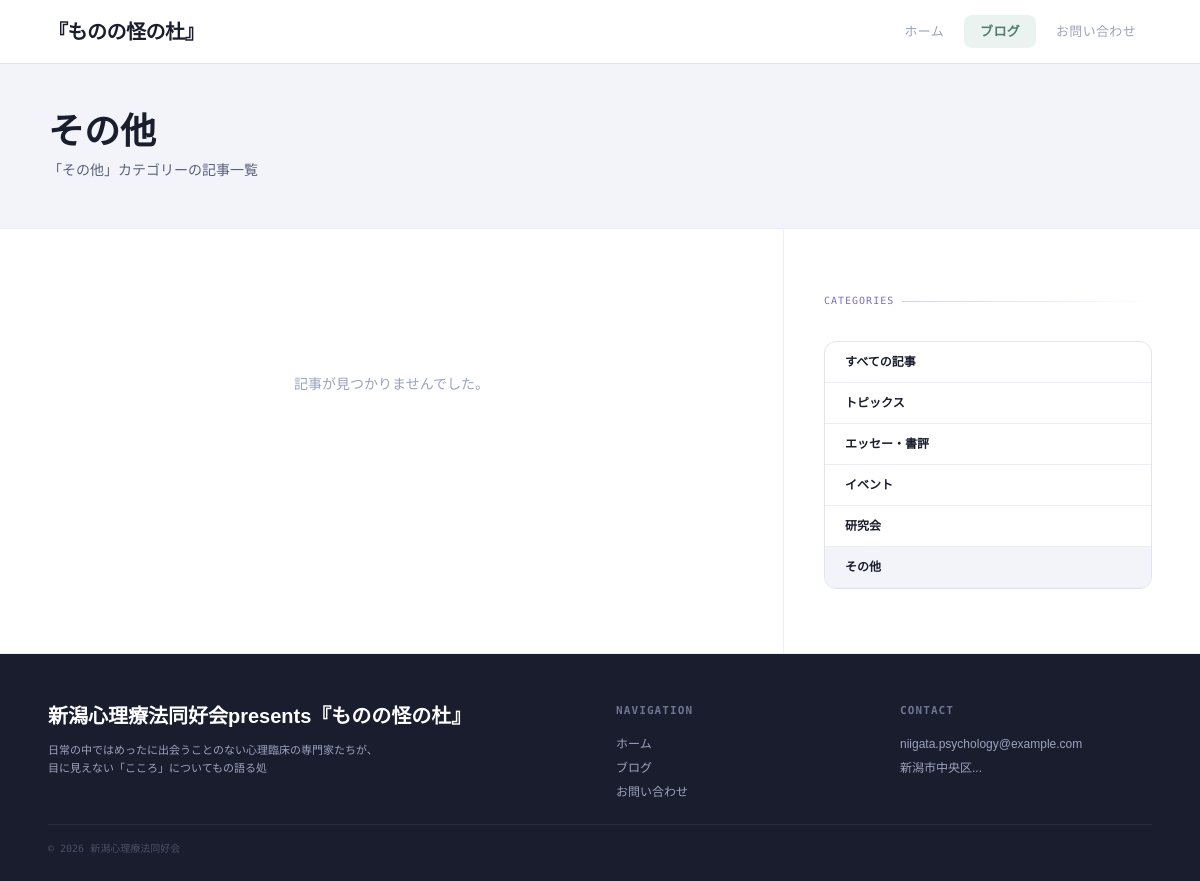
Page /blog?category=other on the committed database.
### app/models.py (models this page shows, shortened)
class Category(db.Model):
    __tablename__ = 'categories'
    id = db.Column(db.Integer, primary_key=True, autoincrement=True)
    name = db.Column(db.Text, nullable=False)
    slug = db.Column(db.Text, nullable=False, unique=True)
    created_at = db.Column(db.DateTime, default=datetime.utcnow)
    posts = db.relationship('Post', backref='category', lazy=True)

### app/blueprints/main/routes.py (the view)
@main_bp.route('/blog')
def blog_list():
    page = request.args.get('page', 1, type=int)
    category_slug = request.args.get('category')
    now_jst = _now_jst()
    query = Post.query.filter(Post.published_at <= now_jst)
    current_category = None
    if category_slug:
        current_category = Category.query.filter_by(slug=category_slug).first()
        if current_category:
            query = query.filter_by(category_id=current_category.id)
    pagination = query.order_by(Post.published_at.desc()).paginate(page=page, per_page=10, error_out=False)
    posts = pagination.items
    categories = Category.query.all()
    return render_template('main/blog_list.html',
                         title='ブログ記事一覧',
                         posts=posts,
                         pagination=pagination,
                         categories=categories,
                         current_category=current_category)

### app/blueprints/main/routes.py (called while the page is built)
def _now_jst():
    if ZoneInfo:
        return datetime.now(ZoneInfo('Asia/Tokyo')).replace(tzinfo=None)
    return datetime.utcnow() + timedelta(hours=9)

### app/blueprints/main/templates/main/blog_list.html (shortened to what this page needs)
{% extends "main/base.html" %}
{% block main_content %}
<div class="bg-custom-surface-2 border-b border-custom-border-light py-8 md:py-12">
    <div class="inner flex flex-col gap-2">
        <h1 class="font-header-sans font-bold text-3xl md:text-4xl text-custom-text-primary">
            {% if current_category %}
            {{ current_category.name }}
            {% else %}
            Blog
            {% endif %}
        </h1>
        <p class="text-sm text-custom-text-secondary">
            {% if current_category %}
            「{{ current_category.name }}」カテゴリーの記事一覧
            {% else %}
            心理療法に関する最新の記事をお届けします。
            {% endif %}
        </p>
    </div>
</div>
<div class="inner grid grid-cols-1 md:grid-cols-3 gap-0 border-b border-custom-border-light">
    <div class="md:col-span-2 py-10 md:py-16 md:pr-12 md:border-r border-custom-border-light flex flex-col gap-10">
        {% if posts %}
        <div class="flex flex-col gap-8">
            {% for post in posts %}
            <article class="flex flex-col md:flex-row gap-6 group">
                <a href="{{ url_for('main.blog_detail', id=post.id) }}"
                    class="w-full md:w-1/3 aspect-video md:aspect-[4/3] rounded-custom border border-custom-border overflow-hidden bg-custom-surface-2 shrink-0">
                    {% if post.eyecatch_img %}
                    <img src="{{ url_for('static', filename='uploads/eyecatch/' + post.eyecatch_img) }}"
                        alt="{{ post.title }}"
                        class="w-full h-full object-cover transition-transform duration-500 group-hover:scale-105">
                    {% else %}
                    <div
                        class="w-full h-full flex items-center justify-center bg-custom-wireframe-img text-custom-text-muted">
                        No Image</div>
                    {% endif %}
                </a>
                <div class="flex flex-col gap-2 flex-1">
                    <div class="flex items-center gap-3 text-xs">
                        <span class="ph-tag">{{ post.category.name if post.category else '未分類' }}</span>
                        <span class="text-custom-text-muted font-mono-dm">{{ post.published_at.strftime('%Y.%m.%d')
                            }}</span>
                    </div>
                    <h2
                        class="font-header-sans font-bold text-xl text-custom-text-primary leading-tight group-hover:text-custom-accent transition-colors">
                        <a href="{{ url_for('main.blog_detail', id=post.id) }}">{{ post.title }}</a>
                    </h2>
                    <p class="text-sm text-custom-text-secondary line-clamp-2 md:line-clamp-3 leading-relaxed">
                        {{ post.content | striptags | truncate(120) }}
                    </p>
                    <div class="mt-auto pt-2 flex items-center justify-between">
                        <div class="flex items-center gap-3 text-xs">
                            <span class="font-bold text-custom-text-primary">{{ post.author.display_name_or_name }}</span>
                            <span class="text-custom-text-muted font-mono-dm flex items-center gap-1">
                                <img src="{{ url_for('static', filename='img/icon_comment.svg') }}" alt="" class="w-3.5 h-3.5 opacity-70" aria-hidden="true">{{ post.comments|length }}
                            </span>
                        </div>
                    </div>
                </div>
            </article>
            {% endfor %}
        </div>
        {% if pagination.pages > 1 %}
        <div class="flex justify-center mt-8 gap-2">
            {% if pagination.has_prev %}
            <a href="{{ url_for('main.blog_list', page=pagination.prev_num, category=current_category.slug if current_category else None) }}"
                class="w-10 h-10 rounded-lg border border-custom-border flex items-center justify-center hover:bg-custom-surface-2 transition-colors text-custom-text-secondary">←</a>
            {% endif %}
            {% for page_num in pagination.iter_pages(left_edge=1, right_edge=1, left_current=2, right_current=2) %}
            {% if page_num %}
            {% if page_num == pagination.page %}
            <span class="w-10 h-10 rounded-lg bg-custom-accent text-white font-bold flex items-center justify-center">{{
                page_num }}</span>
            {% else %}
            <a href="{{ url_for('main.blog_list', page=page_num, category=current_category.slug if current_category else None) }}"
                class="w-10 h-10 rounded-lg border border-custom-border flex items-center justify-center hover:bg-custom-surface-2 transition-colors text-custom-text-secondary">{{
                page_num }}</a>
            {% endif %}
            {% else %}
            <span class="w-10 h-10 flex items-center justify-center text-custom-text-muted">...</span>
            {% endif %}
            {% endfor %}
            {% if pagination.has_next %}
            <a href="{{ url_for('main.blog_list', page=pagination.next_num, category=current_category.slug if current_category else None) }}"
                class="w-10 h-10 rounded-lg border border-custom-border flex items-center justify-center hover:bg-custom-surface-2 transition-colors text-custom-text-secondary">→</a>
            {% endif %}
        </div>
        {% endif %}
        {% else %}
        <div class="py-20 text-center text-custom-text-muted">
            <p>記事が見つかりませんでした。</p>
        </div>
        {% endif %}
    </div>
    <aside class="py-10 md:py-16 md:pl-10 flex flex-col gap-10">
        <div class="flex flex-col gap-6">
            <div class="section-label">CATEGORIES</div>
            <div class="flex flex-col border border-custom-border rounded-custom overflow-hidden bg-white">
                <a href="{{ url_for('main.blog_list') }}"
                    class="px-5 py-3 text-xs font-bold text-custom-text-primary border-b border-custom-border-light flex items-center justify-between hover:bg-custom-surface-2 transition-colors {% if not current_category %}bg-custom-surface-2{% endif %}">
                    <span>すべての記事</span>
                </a>
                {% for category in categories %}
                <a href="{{ url_for('main.blog_list', category=category.slug) }}"
                    class="px-5 py-3 text-xs font-bold text-custom-text-primary border-b border-custom-border-light flex items-center justify-between hover:bg-custom-surface-2 transition-colors {% if current_category and current_category.id == category.id %}bg-custom-surface-2{% endif %}">
                    <span>{{ category.name }}</span>
                </a>
                {% endfor %}
            </div>
        </div>
    </aside>
</div>
{% endblock %}

### rows in the picture
Category: name "その他"
Category: name "トピックス"
Category: name "エッセー・書評"
Category: name "イベント"
Category: name "研究会"
